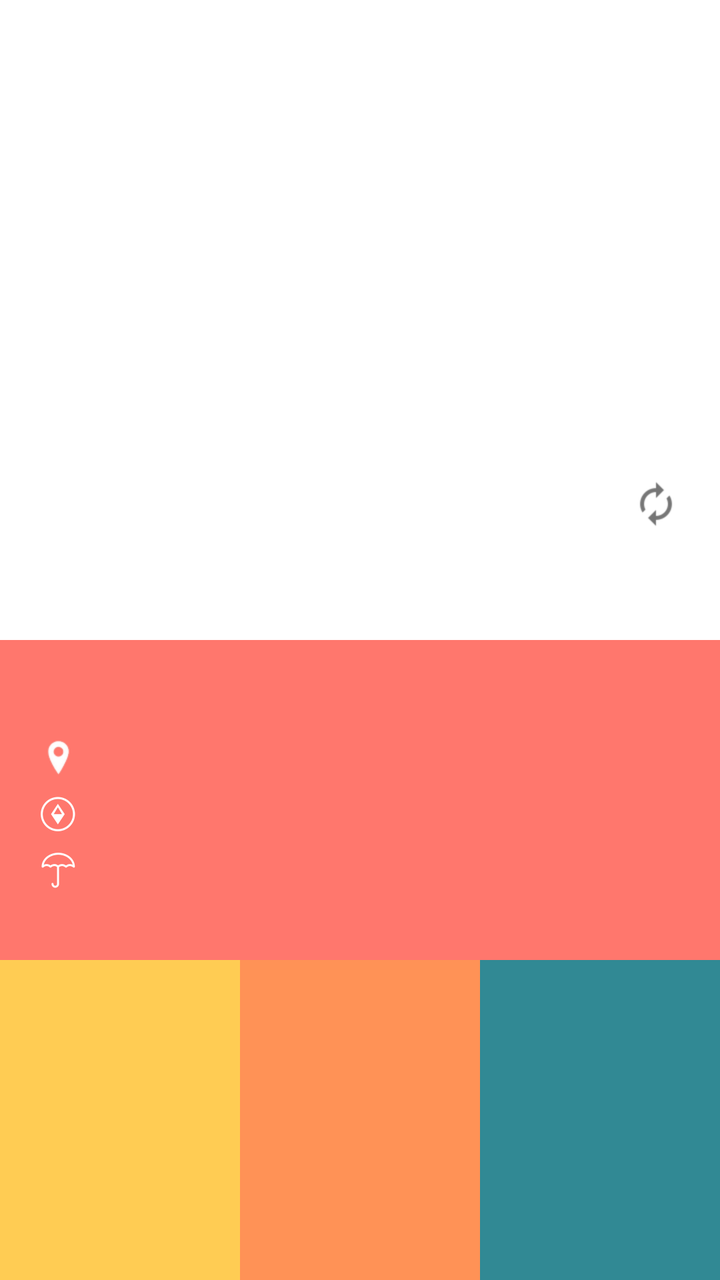
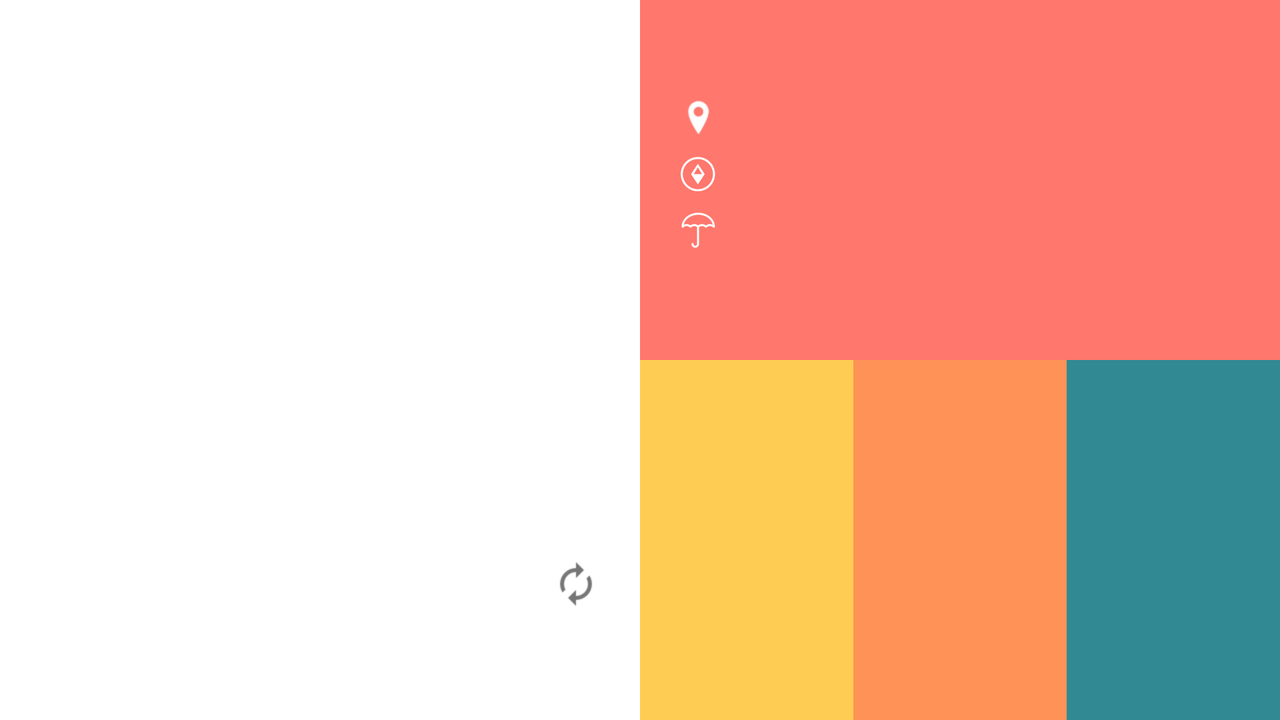

First picture: res/layout/ on a phone held upright. Second picture: the repository's own variant of that layout, on a device whose configuration matches the variant's folder. Source for both follows.
<!-- AndroidManifest.xml: application theme AppTheme -->
<!-- res/layout/fragment_weather.xml -->
<?xml version="1.0" encoding="utf-8"?>
<LinearLayout xmlns:android="http://schemas.android.com/apk/res/android"
    android:layout_width="match_parent"
    android:layout_height="match_parent"
    android:orientation="vertical">

    <RelativeLayout
        android:layout_width="match_parent"
        android:layout_height="match_parent"
        android:layout_gravity="center"
        android:layout_weight="1"
        android:background="@color/weather_fragment_up_background_color">

        <LinearLayout
            android:layout_width="match_parent"
            android:layout_height="match_parent"
            android:gravity="center">

            <ImageView
                android:id="@+id/image_view_current_weather"
                android:layout_width="wrap_content"
                android:layout_height="wrap_content" />
        </LinearLayout>

        <LinearLayout
            android:layout_width="match_parent"
            android:layout_height="60sp"
            android:layout_marginBottom="20sp"
            android:layout_marginRight="20sp"
            android:layout_alignParentRight="true"
            android:layout_alignParentBottom="true"
            android:orientation="vertical">

            <ImageView
                android:id="@+id/image_view_update_weather"
                android:layout_width="wrap_content"
                android:layout_height="wrap_content"
                android:clickable="true"
                android:layout_gravity="right"
                android:layout_marginBottom="10sp"
                android:background="@drawable/update_weather" />

            <TextView
                android:id="@+id/text_view_weather_update_time"
                android:layout_width="match_parent"
                android:layout_height="wrap_content"
                android:gravity="right"
                android:textColor="@color/text_color_black" />
        </LinearLayout>
    </RelativeLayout>

    <LinearLayout
        android:layout_width="match_parent"
        android:layout_height="match_parent"
        android:layout_weight="1"
        android:orientation="vertical">

        <LinearLayout
            android:layout_width="match_parent"
            android:layout_height="match_parent"
            android:layout_weight="1"
            android:background="@color/weather_fragment_middle_background_color"
            android:orientation="horizontal">

            <LinearLayout
                android:layout_width="match_parent"
                android:layout_height="match_parent"
                android:layout_marginLeft="20sp"
                android:layout_weight="4"
                android:orientation="vertical">

                <TextView
                    android:id="@+id/text_view_current_day_data"
                    android:layout_width="match_parent"
                    android:layout_height="50sp"
                    android:gravity="center_vertical"
                    android:textColor="@color/weather_fragment_text_color" />

                <LinearLayout
                    android:layout_width="match_parent"
                    android:layout_height="wrap_content"
                    android:orientation="vertical">

                    <LinearLayout
                        android:layout_width="match_parent"
                        android:layout_height="match_parent"
                        android:layout_gravity="center_vertical"
                        android:gravity="center_vertical"
                        android:orientation="horizontal">

                        <ImageView
                            android:layout_width="wrap_content"
                            android:layout_height="wrap_content"
                            android:layout_gravity="center_vertical|left"
                            android:layout_marginRight="15sp"
                            android:background="@drawable/image_view_pin" />

                        <TextView
                            android:id="@+id/text_view_place_name"
                            android:layout_width="match_parent"
                            android:layout_height="match_parent"
                            android:textColor="@color/weather_fragment_text_color" />
                    </LinearLayout>

                    <LinearLayout
                        android:layout_width="match_parent"
                        android:layout_height="match_parent"
                        android:layout_gravity="center_vertical"
                        android:gravity="center_vertical"
                        android:orientation="horizontal"
                        android:paddingBottom="10sp"
                        android:paddingTop="10sp">

                        <ImageView
                            android:layout_width="wrap_content"
                            android:layout_height="wrap_content"
                            android:layout_gravity="center_vertical|left"
                            android:layout_marginRight="15sp"
                            android:background="@drawable/image_view_navigation" />

                        <TextView
                            android:id="@+id/text_view_wind"
                            android:layout_width="match_parent"
                            android:layout_height="match_parent"
                            android:textColor="@color/weather_fragment_text_color" />
                    </LinearLayout>

                    <LinearLayout
                        android:layout_width="match_parent"
                        android:layout_height="match_parent"
                        android:layout_gravity="center_vertical"
                        android:gravity="center_vertical"
                        android:orientation="horizontal">

                        
                        
                        
                        

                        
                        
                        
                        
                        
                        

                        
                        
                        
                        
                        
                        

                        <LinearLayout
                            android:layout_width="match_parent"
                            android:layout_height="match_parent"
                            android:layout_weight="4">

                            <ImageView
                                android:layout_width="wrap_content"
                                android:layout_height="wrap_content"
                                android:layout_gravity="center_vertical|left"
                                android:layout_marginRight="15sp"
                                android:background="@drawable/image_view_umbrella" />

                            <TextView
                                android:id="@+id/text_view_humidity"
                                android:layout_width="match_parent"
                                android:layout_height="match_parent"
                                android:textColor="@color/weather_fragment_text_color" />
                        </LinearLayout>
                    </LinearLayout>
                </LinearLayout>

            </LinearLayout>

            <LinearLayout
                android:layout_width="match_parent"
                android:layout_height="match_parent"
                android:layout_weight="3">

                <TextView
                    android:id="@+id/text_view_current_temperature"
                    android:layout_width="match_parent"
                    android:layout_height="match_parent"
                    android:gravity="center"
                    android:textAppearance="@style/TextAppearance.FontPath"
                    android:textColor="@color/weather_fragment_text_color"
                    android:textSize="@dimen/weather_fragment_middle_right_text_size" />
            </LinearLayout>

        </LinearLayout>

        <LinearLayout
            android:layout_width="match_parent"
            android:layout_height="match_parent"
            android:layout_weight="1"
            android:orientation="horizontal">

            <LinearLayout
                android:layout_width="match_parent"
                android:layout_height="match_parent"
                android:layout_weight="1"
                android:background="@color/weather_fragment_bottom_left_background_color"
                android:orientation="vertical">

                <TextView
                    android:id="@+id/text_view_day_data_1"
                    android:layout_width="match_parent"
                    android:layout_height="50sp"
                    android:gravity="center"
                    android:textColor="@color/weather_fragment_text_color"
                    android:textSize="18sp" />

                <TextView
                    android:id="@+id/text_view_temperature_1"
                    android:layout_width="match_parent"
                    android:layout_height="match_parent"
                    android:gravity="center"
                    android:textColor="@color/weather_fragment_text_color"
                    android:textSize="40sp" />
            </LinearLayout>

            <LinearLayout
                android:layout_width="match_parent"
                android:layout_height="match_parent"
                android:layout_weight="1"
                android:background="@color/weather_fragment_bottom_middle_background_color"
                android:orientation="vertical">

                <TextView
                    android:id="@+id/text_view_day_data_2"
                    android:layout_width="match_parent"
                    android:layout_height="50sp"
                    android:gravity="center"
                    android:textColor="@color/weather_fragment_text_color"
                    android:textSize="18sp" />

                <TextView
                    android:id="@+id/text_view_temperature_2"
                    android:layout_width="match_parent"
                    android:layout_height="match_parent"
                    android:gravity="center"
                    android:textColor="@color/weather_fragment_text_color"
                    android:textSize="40sp" />
            </LinearLayout>

            <LinearLayout
                android:layout_width="match_parent"
                android:layout_height="match_parent"
                android:layout_weight="1"
                android:background="@color/weather_fragment_bottom_right_background_color"
                android:orientation="vertical">

                <TextView
                    android:id="@+id/text_view_day_data_3"
                    android:layout_width="match_parent"
                    android:layout_height="50sp"
                    android:gravity="center"
                    android:textColor="@color/weather_fragment_text_color"
                    android:textSize="18sp" />

                <TextView
                    android:id="@+id/text_view_temperature_3"
                    android:layout_width="match_parent"
                    android:layout_height="match_parent"
                    android:gravity="center"
                    android:textColor="@color/weather_fragment_text_color"
                    android:textSize="40sp" />
            </LinearLayout>
        </LinearLayout>
    </LinearLayout>

</LinearLayout>
<!-- resources referenced by this layout -->
<resources>
  <color name="text_color_black">#000000</color>
  <color name="weather_fragment_bottom_left_background_color">#FFCC53</color>
  <color name="weather_fragment_bottom_middle_background_color">#FF9256</color>
  <color name="weather_fragment_bottom_right_background_color">#318994</color>
  <color name="weather_fragment_middle_background_color">#FF776D</color>
  <color name="weather_fragment_text_color">#fff</color>
  <color name="weather_fragment_up_background_color">#fff</color>
  <dimen name="weather_fragment_middle_right_text_size">80sp</dimen>
  <!-- drawable image_view_navigation: png bitmap (drawable-mdpi, 1736 bytes) -->
  <!-- drawable image_view_pin: png bitmap (drawable-hdpi, 1100 bytes) -->
  <!-- drawable image_view_umbrella: png bitmap (drawable-mdpi, 1250 bytes) -->
  <!-- drawable update_weather: png bitmap (drawable-mdpi, 1050 bytes) -->
  <style name="TextAppearance.FontPath" parent="android:TextAppearance">
          <item name="fontPath">fonts/Roboto-Thin.ttf</item>
      </style>
  <style name="AppTheme" parent="@style/Theme.AppCompat.Light.NoActionBar">
          
          
          <item name="android:backgroundDimEnabled">false</item>
  
          <item name="colorPrimary">@color/material_toolbar_main_color</item>
          <item name="colorPrimaryDark">@color/material_toolbar_main_color</item>
          <item name="colorAccent">@color/material_toolbar_main_color</item>
          <item name="android:windowBackground">@color/material_toolbar_main_color</item>
          <item name="windowActionBar">false</item>
      </style>
  <color name="material_toolbar_main_color">#47a4f2</color>
</resources>
<!-- res/layout-land/fragment_weather.xml (the repository's variant of the layout above) -->
<!-- drawn on the phone turned sideways -->
<?xml version="1.0" encoding="utf-8"?>
<LinearLayout xmlns:android="http://schemas.android.com/apk/res/android"
    android:layout_width="match_parent"
    android:layout_height="match_parent"
    android:orientation="horizontal">

    <RelativeLayout
        android:layout_width="match_parent"
        android:layout_height="match_parent"
        android:layout_gravity="center"
        android:layout_weight="1"
        android:background="@color/weather_fragment_up_background_color">

        <LinearLayout
            android:layout_width="match_parent"
            android:layout_height="match_parent"
            android:gravity="center">

            <ImageView
                android:id="@+id/image_view_current_weather"
                android:layout_width="wrap_content"
                android:layout_height="wrap_content" />
        </LinearLayout>

        <LinearLayout
            android:layout_width="match_parent"
            android:layout_height="60sp"
            android:layout_marginBottom="20sp"
            android:layout_marginRight="20sp"
            android:layout_alignParentRight="true"
            android:layout_alignParentBottom="true"
            android:orientation="vertical">

            <ImageView
                android:id="@+id/image_view_update_weather"
                android:layout_width="wrap_content"
                android:layout_height="wrap_content"
                android:clickable="true"
                android:layout_gravity="right"
                android:layout_marginBottom="10sp"
                android:background="@drawable/update_weather" />

            <TextView
                android:id="@+id/text_view_weather_update_time"
                android:layout_width="match_parent"
                android:layout_height="wrap_content"
                android:gravity="right"
                android:textColor="@color/text_color_black" />
        </LinearLayout>
    </RelativeLayout>

    <LinearLayout
        android:layout_width="match_parent"
        android:layout_height="match_parent"
        android:layout_weight="1"
        android:orientation="vertical">

        <LinearLayout
            android:layout_width="match_parent"
            android:layout_height="match_parent"
            android:layout_weight="1"
            android:background="@color/weather_fragment_middle_background_color"
            android:orientation="horizontal">

            <LinearLayout
                android:layout_width="match_parent"
                android:layout_height="match_parent"
                android:layout_marginLeft="20sp"
                android:layout_weight="4"
                android:orientation="vertical">

                <TextView
                    android:id="@+id/text_view_current_day_data"
                    android:layout_width="match_parent"
                    android:layout_height="50sp"
                    android:gravity="center_vertical"
                    android:textColor="@color/weather_fragment_text_color" />

                <LinearLayout
                    android:layout_width="match_parent"
                    android:layout_height="wrap_content"
                    android:orientation="vertical">

                    <LinearLayout
                        android:layout_width="match_parent"
                        android:layout_height="match_parent"
                        android:layout_gravity="center_vertical"
                        android:gravity="center_vertical"
                        android:orientation="horizontal">

                        <ImageView
                            android:layout_width="wrap_content"
                            android:layout_height="wrap_content"
                            android:layout_gravity="center_vertical|left"
                            android:layout_marginRight="15sp"
                            android:background="@drawable/image_view_pin" />

                        <TextView
                            android:id="@+id/text_view_place_name"
                            android:layout_width="match_parent"
                            android:layout_height="match_parent"
                            android:textColor="@color/weather_fragment_text_color" />
                    </LinearLayout>

                    <LinearLayout
                        android:layout_width="match_parent"
                        android:layout_height="match_parent"
                        android:layout_gravity="center_vertical"
                        android:gravity="center_vertical"
                        android:orientation="horizontal"
                        android:paddingBottom="10sp"
                        android:paddingTop="10sp">

                        <ImageView
                            android:layout_width="wrap_content"
                            android:layout_height="wrap_content"
                            android:layout_gravity="center_vertical|left"
                            android:layout_marginRight="15sp"
                            android:background="@drawable/image_view_navigation" />

                        <TextView
                            android:id="@+id/text_view_wind"
                            android:layout_width="match_parent"
                            android:layout_height="match_parent"
                            android:textColor="@color/weather_fragment_text_color" />
                    </LinearLayout>

                    <LinearLayout
                        android:layout_width="match_parent"
                        android:layout_height="match_parent"
                        android:layout_gravity="center_vertical"
                        android:gravity="center_vertical"
                        android:orientation="horizontal">

                        
                        
                        
                        

                        
                        
                        
                        
                        
                        

                        
                        
                        
                        
                        
                        

                        <LinearLayout
                            android:layout_width="match_parent"
                            android:layout_height="match_parent"
                            android:layout_weight="4">

                            <ImageView
                                android:layout_width="wrap_content"
                                android:layout_height="wrap_content"
                                android:layout_gravity="center_vertical|left"
                                android:layout_marginRight="15sp"
                                android:background="@drawable/image_view_umbrella" />

                            <TextView
                                android:id="@+id/text_view_humidity"
                                android:layout_width="match_parent"
                                android:layout_height="match_parent"
                                android:textColor="@color/weather_fragment_text_color" />
                        </LinearLayout>
                    </LinearLayout>
                </LinearLayout>

            </LinearLayout>

            <LinearLayout
                android:layout_width="match_parent"
                android:layout_height="match_parent"
                android:layout_weight="3">

                <TextView
                    android:id="@+id/text_view_current_temperature"
                    android:layout_width="match_parent"
                    android:layout_height="match_parent"
                    android:gravity="center"
                    android:textAppearance="@style/TextAppearance.FontPath"
                    android:textColor="@color/weather_fragment_text_color"
                    android:textSize="@dimen/weather_fragment_middle_right_text_size" />
            </LinearLayout>

        </LinearLayout>

        <LinearLayout
            android:layout_width="match_parent"
            android:layout_height="match_parent"
            android:layout_weight="1"
            android:orientation="horizontal">

            <LinearLayout
                android:layout_width="match_parent"
                android:layout_height="match_parent"
                android:layout_weight="1"
                android:background="@color/weather_fragment_bottom_left_background_color"
                android:orientation="vertical">

                <TextView
                    android:id="@+id/text_view_day_data_1"
                    android:layout_width="match_parent"
                    android:layout_height="50sp"
                    android:gravity="center"
                    android:textColor="@color/weather_fragment_text_color"
                    android:textSize="18sp" />

                <TextView
                    android:id="@+id/text_view_temperature_1"
                    android:layout_width="match_parent"
                    android:layout_height="match_parent"
                    android:gravity="center"
                    android:textColor="@color/weather_fragment_text_color"
                    android:textSize="40sp" />
            </LinearLayout>

            <LinearLayout
                android:layout_width="match_parent"
                android:layout_height="match_parent"
                android:layout_weight="1"
                android:background="@color/weather_fragment_bottom_middle_background_color"
                android:orientation="vertical">

                <TextView
                    android:id="@+id/text_view_day_data_2"
                    android:layout_width="match_parent"
                    android:layout_height="50sp"
                    android:gravity="center"
                    android:textColor="@color/weather_fragment_text_color"
                    android:textSize="18sp" />

                <TextView
                    android:id="@+id/text_view_temperature_2"
                    android:layout_width="match_parent"
                    android:layout_height="match_parent"
                    android:gravity="center"
                    android:textColor="@color/weather_fragment_text_color"
                    android:textSize="40sp" />
            </LinearLayout>

            <LinearLayout
                android:layout_width="match_parent"
                android:layout_height="match_parent"
                android:layout_weight="1"
                android:background="@color/weather_fragment_bottom_right_background_color"
                android:orientation="vertical">

                <TextView
                    android:id="@+id/text_view_day_data_3"
                    android:layout_width="match_parent"
                    android:layout_height="50sp"
                    android:gravity="center"
                    android:textColor="@color/weather_fragment_text_color"
                    android:textSize="18sp" />

                <TextView
                    android:id="@+id/text_view_temperature_3"
                    android:layout_width="match_parent"
                    android:layout_height="match_parent"
                    android:gravity="center"
                    android:textColor="@color/weather_fragment_text_color"
                    android:textSize="40sp" />
            </LinearLayout>
        </LinearLayout>
    </LinearLayout>

</LinearLayout>
